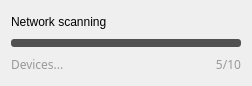
<?xml version="1.0" encoding="UTF-8"?>
<ui version="4.0">
 <class>RescanProgressWidget</class>
 <widget class="QWidget" name="RescanProgressWidget">
  <property name="geometry">
   <rect>
    <x>0</x>
    <y>0</y>
    <width>252</width>
    <height>86</height>
   </rect>
  </property>
  <property name="sizePolicy">
   <sizepolicy hsizetype="MinimumExpanding" vsizetype="MinimumExpanding">
    <horstretch>0</horstretch>
    <verstretch>0</verstretch>
   </sizepolicy>
  </property>
  <property name="windowTitle">
   <string>Form</string>
  </property>
  <layout class="QGridLayout" name="gridLayout">
   <item row="3" column="1">
    <widget class="QLabel" name="descriptionLabel">
     <property name="font">
      <font>
       <family>Share Tech Mono</family>
      </font>
     </property>
     <property name="styleSheet">
      <string notr="true">QLabel{
color: rgb(153, 153, 153);
}</string>
     </property>
     <property name="text">
      <string>5/10</string>
     </property>
     <property name="alignment">
      <set>Qt::AlignRight|Qt::AlignTrailing|Qt::AlignVCenter</set>
     </property>
    </widget>
   </item>
   <item row="3" column="0">
    <widget class="QLabel" name="label_2">
     <property name="sizePolicy">
      <sizepolicy hsizetype="Minimum" vsizetype="Preferred">
       <horstretch>0</horstretch>
       <verstretch>0</verstretch>
      </sizepolicy>
     </property>
     <property name="font">
      <font>
       <family>Share Tech Mono</family>
      </font>
     </property>
     <property name="styleSheet">
      <string notr="true">QLabel{
color: rgb(153, 153, 153);
}</string>
     </property>
     <property name="text">
      <string>Devices...</string>
     </property>
    </widget>
   </item>
   <item row="2" column="0" colspan="2">
    <widget class="QProgressBar" name="progressBar">
     <property name="sizePolicy">
      <sizepolicy hsizetype="Expanding" vsizetype="Fixed">
       <horstretch>0</horstretch>
       <verstretch>0</verstretch>
      </sizepolicy>
     </property>
     <property name="maximumSize">
      <size>
       <width>16777215</width>
       <height>8</height>
      </size>
     </property>
     <property name="palette">
      <palette>
       <active>
        <colorrole role="WindowText">
         <brush brushstyle="SolidPattern">
          <color alpha="255">
           <red>255</red>
           <green>255</green>
           <blue>255</blue>
          </color>
         </brush>
        </colorrole>
        <colorrole role="Button">
         <brush brushstyle="SolidPattern">
          <color alpha="255">
           <red>81</red>
           <green>81</green>
           <blue>81</blue>
          </color>
         </brush>
        </colorrole>
        <colorrole role="Light">
         <brush brushstyle="SolidPattern">
          <color alpha="255">
           <red>255</red>
           <green>255</green>
           <blue>255</blue>
          </color>
         </brush>
        </colorrole>
        <colorrole role="Midlight">
         <brush brushstyle="SolidPattern">
          <color alpha="255">
           <red>227</red>
           <green>227</green>
           <blue>227</blue>
          </color>
         </brush>
        </colorrole>
        <colorrole role="Dark">
         <brush brushstyle="SolidPattern">
          <color alpha="255">
           <red>160</red>
           <green>160</green>
           <blue>160</blue>
          </color>
         </brush>
        </colorrole>
        <colorrole role="Mid">
         <brush brushstyle="SolidPattern">
          <color alpha="255">
           <red>160</red>
           <green>160</green>
           <blue>160</blue>
          </color>
         </brush>
        </colorrole>
        <colorrole role="Text">
         <brush brushstyle="SolidPattern">
          <color alpha="255">
           <red>255</red>
           <green>255</green>
           <blue>255</blue>
          </color>
         </brush>
        </colorrole>
        <colorrole role="BrightText">
         <brush brushstyle="SolidPattern">
          <color alpha="255">
           <red>255</red>
           <green>255</green>
           <blue>255</blue>
          </color>
         </brush>
        </colorrole>
        <colorrole role="ButtonText">
         <brush brushstyle="SolidPattern">
          <color alpha="255">
           <red>255</red>
           <green>255</green>
           <blue>255</blue>
          </color>
         </brush>
        </colorrole>
        <colorrole role="Base">
         <brush brushstyle="SolidPattern">
          <color alpha="255">
           <red>81</red>
           <green>81</green>
           <blue>81</blue>
          </color>
         </brush>
        </colorrole>
        <colorrole role="Window">
         <brush brushstyle="SolidPattern">
          <color alpha="255">
           <red>81</red>
           <green>81</green>
           <blue>81</blue>
          </color>
         </brush>
        </colorrole>
        <colorrole role="Shadow">
         <brush brushstyle="SolidPattern">
          <color alpha="255">
           <red>105</red>
           <green>105</green>
           <blue>105</blue>
          </color>
         </brush>
        </colorrole>
        <colorrole role="Highlight">
         <brush brushstyle="SolidPattern">
          <color alpha="255">
           <red>0</red>
           <green>120</green>
           <blue>215</blue>
          </color>
         </brush>
        </colorrole>
        <colorrole role="HighlightedText">
         <brush brushstyle="SolidPattern">
          <color alpha="255">
           <red>255</red>
           <green>255</green>
           <blue>255</blue>
          </color>
         </brush>
        </colorrole>
        <colorrole role="Link">
         <brush brushstyle="SolidPattern">
          <color alpha="255">
           <red>0</red>
           <green>0</green>
           <blue>255</blue>
          </color>
         </brush>
        </colorrole>
        <colorrole role="LinkVisited">
         <brush brushstyle="SolidPattern">
          <color alpha="255">
           <red>255</red>
           <green>0</green>
           <blue>255</blue>
          </color>
         </brush>
        </colorrole>
        <colorrole role="AlternateBase">
         <brush brushstyle="SolidPattern">
          <color alpha="255">
           <red>233</red>
           <green>231</green>
           <blue>227</blue>
          </color>
         </brush>
        </colorrole>
        <colorrole role="NoRole">
         <brush brushstyle="NoBrush">
          <color alpha="255">
           <red>0</red>
           <green>0</green>
           <blue>0</blue>
          </color>
         </brush>
        </colorrole>
        <colorrole role="ToolTipBase">
         <brush brushstyle="SolidPattern">
          <color alpha="255">
           <red>255</red>
           <green>255</green>
           <blue>220</blue>
          </color>
         </brush>
        </colorrole>
        <colorrole role="ToolTipText">
         <brush brushstyle="SolidPattern">
          <color alpha="255">
           <red>0</red>
           <green>0</green>
           <blue>0</blue>
          </color>
         </brush>
        </colorrole>
        <colorrole role="PlaceholderText">
         <brush brushstyle="SolidPattern">
          <color alpha="128">
           <red>0</red>
           <green>0</green>
           <blue>0</blue>
          </color>
         </brush>
        </colorrole>
       </active>
       <inactive>
        <colorrole role="WindowText">
         <brush brushstyle="SolidPattern">
          <color alpha="255">
           <red>255</red>
           <green>255</green>
           <blue>255</blue>
          </color>
         </brush>
        </colorrole>
        <colorrole role="Button">
         <brush brushstyle="SolidPattern">
          <color alpha="255">
           <red>81</red>
           <green>81</green>
           <blue>81</blue>
          </color>
         </brush>
        </colorrole>
        <colorrole role="Light">
         <brush brushstyle="SolidPattern">
          <color alpha="255">
           <red>255</red>
           <green>255</green>
           <blue>255</blue>
          </color>
         </brush>
        </colorrole>
        <colorrole role="Midlight">
         <brush brushstyle="SolidPattern">
          <color alpha="255">
           <red>227</red>
           <green>227</green>
           <blue>227</blue>
          </color>
         </brush>
        </colorrole>
        <colorrole role="Dark">
         <brush brushstyle="SolidPattern">
          <color alpha="255">
           <red>160</red>
           <green>160</green>
           <blue>160</blue>
          </color>
         </brush>
        </colorrole>
        <colorrole role="Mid">
         <brush brushstyle="SolidPattern">
          <color alpha="255">
           <red>160</red>
           <green>160</green>
           <blue>160</blue>
          </color>
         </brush>
        </colorrole>
        <colorrole role="Text">
         <brush brushstyle="SolidPattern">
          <color alpha="255">
           <red>255</red>
           <green>255</green>
           <blue>255</blue>
          </color>
         </brush>
        </colorrole>
        <colorrole role="BrightText">
         <brush brushstyle="SolidPattern">
          <color alpha="255">
           <red>255</red>
           <green>255</green>
           <blue>255</blue>
          </color>
         </brush>
        </colorrole>
        <colorrole role="ButtonText">
         <brush brushstyle="SolidPattern">
          <color alpha="255">
           <red>255</red>
           <green>255</green>
           <blue>255</blue>
          </color>
         </brush>
        </colorrole>
        <colorrole role="Base">
         <brush brushstyle="SolidPattern">
          <color alpha="255">
           <red>81</red>
           <green>81</green>
           <blue>81</blue>
          </color>
         </brush>
        </colorrole>
        <colorrole role="Window">
         <brush brushstyle="SolidPattern">
          <color alpha="255">
           <red>81</red>
           <green>81</green>
           <blue>81</blue>
          </color>
         </brush>
        </colorrole>
        <colorrole role="Shadow">
         <brush brushstyle="SolidPattern">
          <color alpha="255">
           <red>105</red>
           <green>105</green>
           <blue>105</blue>
          </color>
         </brush>
        </colorrole>
        <colorrole role="Highlight">
         <brush brushstyle="SolidPattern">
          <color alpha="255">
           <red>240</red>
           <green>240</green>
           <blue>240</blue>
          </color>
         </brush>
        </colorrole>
        <colorrole role="HighlightedText">
         <brush brushstyle="SolidPattern">
          <color alpha="255">
           <red>0</red>
           <green>0</green>
           <blue>0</blue>
          </color>
         </brush>
        </colorrole>
        <colorrole role="Link">
         <brush brushstyle="SolidPattern">
          <color alpha="255">
           <red>0</red>
           <green>0</green>
           <blue>255</blue>
          </color>
         </brush>
        </colorrole>
        <colorrole role="LinkVisited">
         <brush brushstyle="SolidPattern">
          <color alpha="255">
           <red>255</red>
           <green>0</green>
           <blue>255</blue>
          </color>
         </brush>
        </colorrole>
        <colorrole role="AlternateBase">
         <brush brushstyle="SolidPattern">
          <color alpha="255">
           <red>233</red>
           <green>231</green>
           <blue>227</blue>
          </color>
         </brush>
        </colorrole>
        <colorrole role="NoRole">
         <brush brushstyle="NoBrush">
          <color alpha="255">
           <red>0</red>
           <green>0</green>
           <blue>0</blue>
          </color>
         </brush>
        </colorrole>
        <colorrole role="ToolTipBase">
         <brush brushstyle="SolidPattern">
          <color alpha="255">
           <red>255</red>
           <green>255</green>
           <blue>220</blue>
          </color>
         </brush>
        </colorrole>
        <colorrole role="ToolTipText">
         <brush brushstyle="SolidPattern">
          <color alpha="255">
           <red>0</red>
           <green>0</green>
           <blue>0</blue>
          </color>
         </brush>
        </colorrole>
        <colorrole role="PlaceholderText">
         <brush brushstyle="SolidPattern">
          <color alpha="128">
           <red>0</red>
           <green>0</green>
           <blue>0</blue>
          </color>
         </brush>
        </colorrole>
       </inactive>
       <disabled>
        <colorrole role="WindowText">
         <brush brushstyle="SolidPattern">
          <color alpha="255">
           <red>255</red>
           <green>255</green>
           <blue>255</blue>
          </color>
         </brush>
        </colorrole>
        <colorrole role="Button">
         <brush brushstyle="SolidPattern">
          <color alpha="255">
           <red>81</red>
           <green>81</green>
           <blue>81</blue>
          </color>
         </brush>
        </colorrole>
        <colorrole role="Light">
         <brush brushstyle="SolidPattern">
          <color alpha="255">
           <red>255</red>
           <green>255</green>
           <blue>255</blue>
          </color>
         </brush>
        </colorrole>
        <colorrole role="Midlight">
         <brush brushstyle="SolidPattern">
          <color alpha="255">
           <red>247</red>
           <green>247</green>
           <blue>247</blue>
          </color>
         </brush>
        </colorrole>
        <colorrole role="Dark">
         <brush brushstyle="SolidPattern">
          <color alpha="255">
           <red>160</red>
           <green>160</green>
           <blue>160</blue>
          </color>
         </brush>
        </colorrole>
        <colorrole role="Mid">
         <brush brushstyle="SolidPattern">
          <color alpha="255">
           <red>160</red>
           <green>160</green>
           <blue>160</blue>
          </color>
         </brush>
        </colorrole>
        <colorrole role="Text">
         <brush brushstyle="SolidPattern">
          <color alpha="255">
           <red>255</red>
           <green>255</green>
           <blue>255</blue>
          </color>
         </brush>
        </colorrole>
        <colorrole role="BrightText">
         <brush brushstyle="SolidPattern">
          <color alpha="255">
           <red>255</red>
           <green>255</green>
           <blue>255</blue>
          </color>
         </brush>
        </colorrole>
        <colorrole role="ButtonText">
         <brush brushstyle="SolidPattern">
          <color alpha="255">
           <red>255</red>
           <green>255</green>
           <blue>255</blue>
          </color>
         </brush>
        </colorrole>
        <colorrole role="Base">
         <brush brushstyle="SolidPattern">
          <color alpha="255">
           <red>81</red>
           <green>81</green>
           <blue>81</blue>
          </color>
         </brush>
        </colorrole>
        <colorrole role="Window">
         <brush brushstyle="SolidPattern">
          <color alpha="255">
           <red>81</red>
           <green>81</green>
           <blue>81</blue>
          </color>
         </brush>
        </colorrole>
        <colorrole role="Shadow">
         <brush brushstyle="SolidPattern">
          <color alpha="255">
           <red>0</red>
           <green>0</green>
           <blue>0</blue>
          </color>
         </brush>
        </colorrole>
        <colorrole role="Highlight">
         <brush brushstyle="SolidPattern">
          <color alpha="255">
           <red>0</red>
           <green>120</green>
           <blue>215</blue>
          </color>
         </brush>
        </colorrole>
        <colorrole role="HighlightedText">
         <brush brushstyle="SolidPattern">
          <color alpha="255">
           <red>255</red>
           <green>255</green>
           <blue>255</blue>
          </color>
         </brush>
        </colorrole>
        <colorrole role="Link">
         <brush brushstyle="SolidPattern">
          <color alpha="255">
           <red>0</red>
           <green>0</green>
           <blue>255</blue>
          </color>
         </brush>
        </colorrole>
        <colorrole role="LinkVisited">
         <brush brushstyle="SolidPattern">
          <color alpha="255">
           <red>255</red>
           <green>0</green>
           <blue>255</blue>
          </color>
         </brush>
        </colorrole>
        <colorrole role="AlternateBase">
         <brush brushstyle="SolidPattern">
          <color alpha="255">
           <red>247</red>
           <green>247</green>
           <blue>247</blue>
          </color>
         </brush>
        </colorrole>
        <colorrole role="NoRole">
         <brush brushstyle="NoBrush">
          <color alpha="255">
           <red>0</red>
           <green>0</green>
           <blue>0</blue>
          </color>
         </brush>
        </colorrole>
        <colorrole role="ToolTipBase">
         <brush brushstyle="SolidPattern">
          <color alpha="255">
           <red>255</red>
           <green>255</green>
           <blue>220</blue>
          </color>
         </brush>
        </colorrole>
        <colorrole role="ToolTipText">
         <brush brushstyle="SolidPattern">
          <color alpha="255">
           <red>0</red>
           <green>0</green>
           <blue>0</blue>
          </color>
         </brush>
        </colorrole>
        <colorrole role="PlaceholderText">
         <brush brushstyle="SolidPattern">
          <color alpha="128">
           <red>0</red>
           <green>0</green>
           <blue>0</blue>
          </color>
         </brush>
        </colorrole>
       </disabled>
      </palette>
     </property>
     <property name="styleSheet">
      <string notr="true">
QProgressBar {
background-color: rgb(81, 81, 81);
    border: 2px;
    border-radius: 3px;
    text-align: center;
}
QProgressBar::chunk {
    background-color: rgb(255, 255, 255);
    border: 2px;
    border-radius: 3px;
}</string>
     </property>
     <property name="value">
      <number>0</number>
     </property>
     <property name="textVisible">
      <bool>false</bool>
     </property>
     <property name="format">
      <string>%p%</string>
     </property>
    </widget>
   </item>
   <item row="0" column="0" colspan="2">
    <widget class="QLabel" name="label">
     <property name="text">
      <string>Network scanning</string>
     </property>
     <property name="alignment">
      <set>Qt::AlignLeading|Qt::AlignLeft|Qt::AlignVCenter</set>
     </property>
    </widget>
   </item>
  </layout>
 </widget>
 <resources/>
 <connections/>
</ui>
